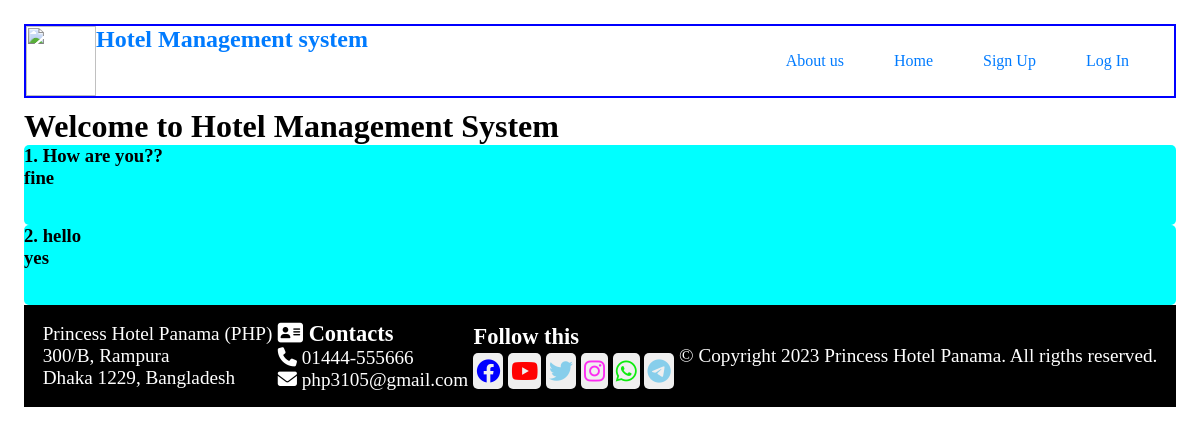
The app's page /view/home.php with its own data.
### tables this page shows
CREATE TABLE `faq` (
  `Id` int(100) NOT NULL,
  `Faq` varchar(10000) NOT NULL,
  `Answer` varchar(5000) NOT NULL
);

### model/faqModel.php (called while the page is built, shortened)
<?php
    function getallfaq(){
        $con = getConnection();
        $sql = "select * from faq";
        $result = mysqli_query($con, $sql);
        $all_faq = [];
        while($faq = mysqli_fetch_assoc($result)){
            array_push($all_faq, $faq);
        }
        return $all_faq;
    }
?>

### view/home.php (the view, shortened to what this page needs)
<?php
    include('../model/faqModel.php');
    $faq = getallfaq();
?>
<html lang="en">
<head>
    <link rel="stylesheet" href="../assets/css/styles.css">
</head>
<body>
    <?php include_once("home_menu.php");?>
    <h1>Welcome to Hotel Management System</h1>
    <?php  for($i=0; $i<count($faq); $i++){ ?>
        <div class="faq">
            <h3> <?=$faq[$i]['Id']?>. <?=$faq[$i]['Faq']?> </h3>
            <h3> <?=$faq[$i]['Answer']?> </h3>
        </div>
        <?php } ?>
    <?php include_once("footer.php");?>
</body>
</html>

### assets/css/styles.css (style rules this page uses)
body { margin-top: 2%; margin-left: 2%; margin-right: 2%; }
.faq { background-color: cyan; border-radius: 5px; height: 80px; }

### assets/css/style2.css (style rules this page uses)
* { box-sizing: border-box; list-style-type: none; margin: 0; padding: 0; text-decoration: none; }

### records on screen
faq: Id "1", Faq "How are you??", Answer "fine"
faq: Id "2", Faq "hello", Answer "yes"
